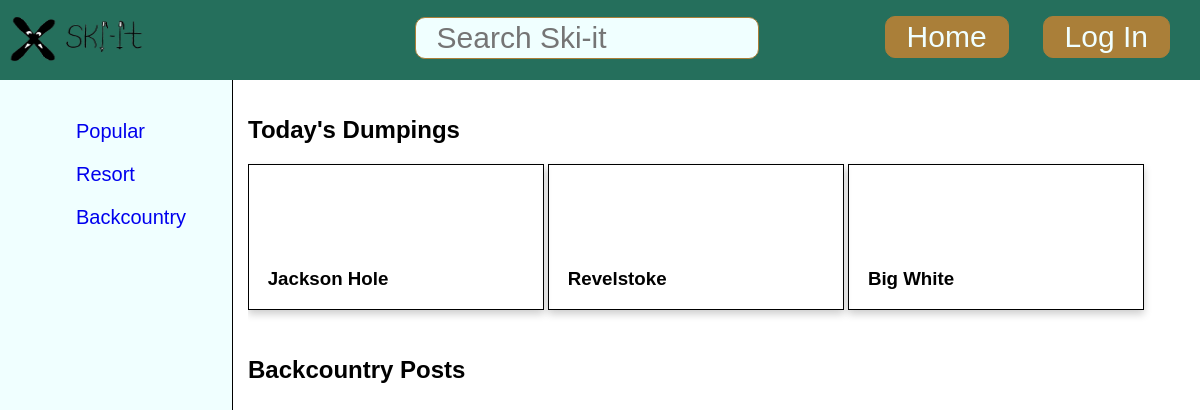
Before: /routes/backcountry.php with the older database file.
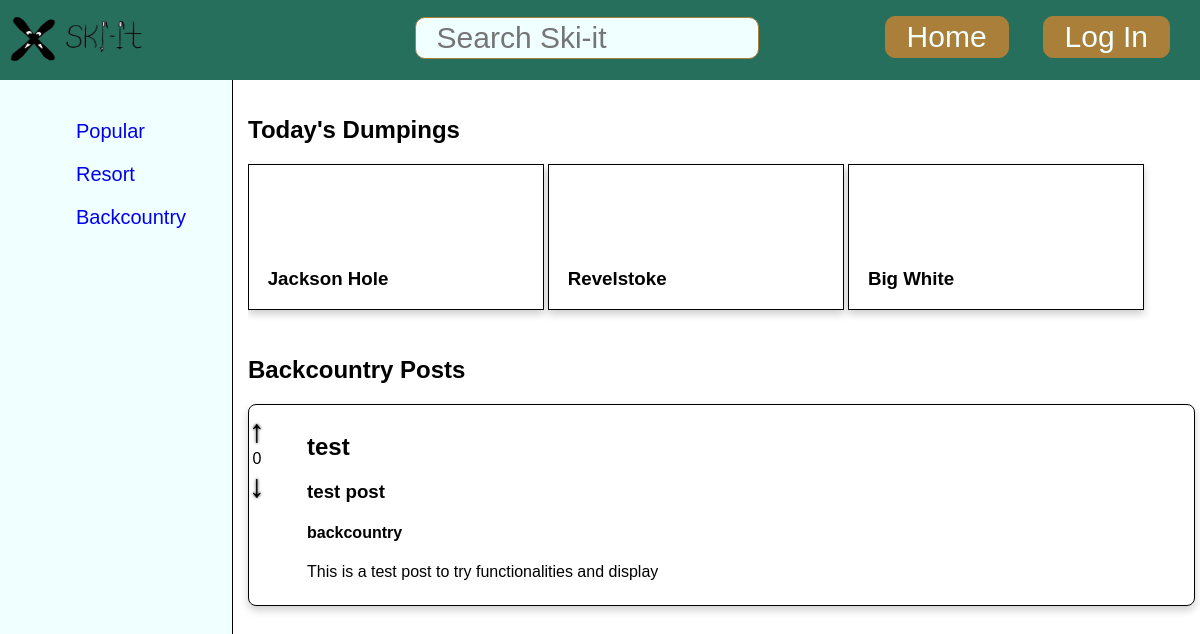
After: the same page with the newer database file.
### tables this page shows
CREATE TABLE `posts`(
    `post_id` INT AUTO_INCREMENT PRIMARY KEY,
    `username` varchar(255) NOT NULL,
    `title` VARCHAR(255) NOT NULL,
    `content` TEXT NOT NULL,
    `type` ENUM('resort', 'backcountry') NOT NULL,
    `post_date` TIMESTAMP DEFAULT CURRENT_TIMESTAMP,
    `likes` INT DEFAULT 0,
    `post_img` VARCHAR(255) DEFAULT NULL,
    FOREIGN KEY(username) REFERENCES users(username) ON DELETE CASCADE ON UPDATE CASCADE
);

### routes/backcountry.php (the view, shortened to what this page needs)
<!DOCTYPE HTML>
<head lang="en">
    <link rel="stylesheet" href="../css/header.css">
    <link rel="stylesheet" href="../css/home.css">
</head>
<body>
<?php
    include 'headers/header1.php';
?>
    <div class="menu">
        <ul>
            <li><a href='home.php'>Popular</a></li>
            <li><a href='resort.php'>Resort</a></li>
            <li><a href='backcountry.php'>Backcountry</a></li>
        </ul>
    </div>
    <div class="main">
        <?php
            if ($_SERVER['REQUEST_METHOD'] === 'POST' && isset($_POST['post_id'])) {
                echo "<div class='post'>";
                echo "<form id='comment-form' action='comment.php' method='post'>";
                echo "<h2>Comment</h2>";
                echo "<input type='hidden' name='post_id' value='".$_POST['post_id']."'>";
                echo "<textarea id='comment_content' name='comment_content' placeholder='comment' required></textarea><br>";
                echo "<button type='submit'>Submit</button>";
                echo "</form>";
                echo "<a  href='backcountry.php'>Cancel</a></div>";
            }  else
        echo "<div class='dumpings'>
            <h2>Today's Dumpings</h2>
            <div class='dumping'>
                <img >
                <h3>Jackson Hole</h3>
            </div>
            <div class='dumping'>
                <img >
                <h3>Revelstoke</h3>
            </div>
            <div class='dumping'>
                <img >
                <h3>Big White</h3>
            </div>
        </div>
        <div class='posts'>
            <h2>Backcountry Posts</h2>";
            ?>
            <?php
                include('dbConnection.php');
                $query = "SELECT * FROM posts WHERE type = 'backcountry' ORDER BY likes DESC";
                $stmt = $pdo->prepare($query);
                $stmt->execute();
                if ($stmt->rowCount() > 0) {
                    while ($post = $stmt->fetch(PDO::FETCH_ASSOC)) {
                        echo "<div class='post'>";
                        echo "<div class='vote-buttons'>";
                        echo "<span class='vote-button upvote' data-post-id='".$post['post_id']."'>&uarr;</span>";
                        echo "<span class='vote-count'>" . $post['likes'] . "</span>";
                        echo "<span class='vote-button downvote' data-post-id='".$post['post_id']."'>&darr;</span>";
                        echo "</div>";
                        echo "<div class='post-content'>";
                        echo "<h2>" . $post['username'] . "</h2>";
                        echo "<h3>" . $post['title'] . "</h3>";
                        echo "<h4>" . $post['type'] . "</h4>";
                        echo "<p>" . $post['content'] . "</p>";
                        echo "</div>";
                        echo "</div>";
                    }
                }
            ?>
        </div>
    </div>
</body>

Changed rows visible on the page:
added posts: likes "0", username "test", title "test post", type "backcountry", content "This is a test post to try functionalities and display"
